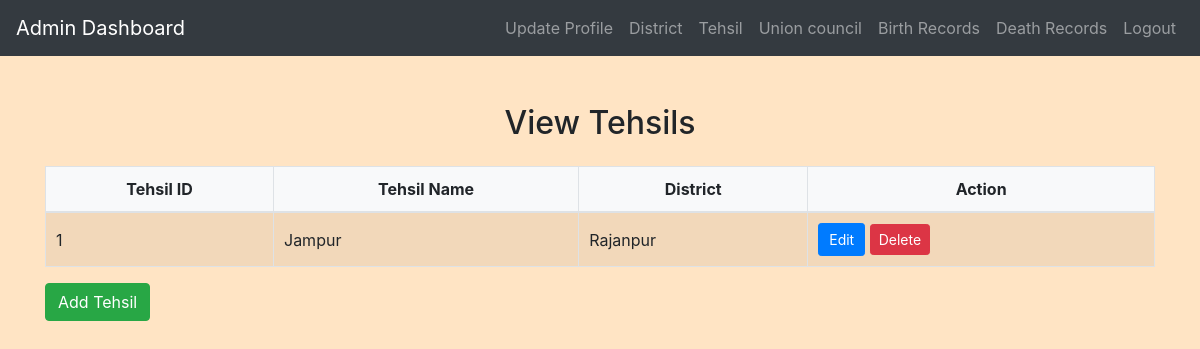
The page /admin/view_tehsils.php (signed in) on the database its author committed.
### tables this page shows
CREATE TABLE `tehsils` (
  `TehsilID` int(11) NOT NULL,
  `TehsilName` varchar(100) NOT NULL,
  `DistrictID` int(11) DEFAULT NULL
);

CREATE TABLE `districts` (
  `DistrictID` int(11) NOT NULL,
  `DistrictName` varchar(100) NOT NULL
);

### admin/view_tehsils.php (the view, shortened to what this page needs)
<?php
include('config.php');
$sql = "SELECT t.*, d.DistrictName FROM Tehsils t INNER JOIN Districts d ON t.DistrictID = d.DistrictID";
$result = mysqli_query($conn, $sql);
?>
<!DOCTYPE html>
<html lang="en">
<head>
    <link rel="stylesheet" href="https://maxcdn.bootstrapcdn.com/bootstrap/4.5.2/css/bootstrap.min.css">
    <link rel="stylesheet" href="../css/style.css">
</head>
<body>
<?php include('admin_navbar.php'); ?>
<div class="container mt-5">
    <h2 class="mb-4">View Tehsils</h2>
    <table class="table table-striped">
        <thead>
            <tr>
                <th>Tehsil ID</th>
                <th>Tehsil Name</th>
                <th>District</th>
                <th>Action</th>
            </tr>
        </thead>
        <tbody>
            <?php
            if (mysqli_num_rows($result) > 0) {
                while ($row = mysqli_fetch_assoc($result)) {
                    echo "<tr>";
                    echo "<td>" . $row['TehsilID'] . "</td>";
                    echo "<td>" . $row['TehsilName'] . "</td>";
                    echo "<td>" . $row['DistrictName'] . "</td>";
                    echo "<td>
                            <a href='edit_tehsil.php?TehsilID=" . $row['TehsilID'] . "' class='btn btn-primary btn-sm'>Edit</a>
                            <a href='?TehsilID=" . $row['TehsilID'] . "' class='btn btn-danger btn-sm'>Delete</a>
                          </td>";
                    echo "</tr>";
                }
            } else {
                echo "<tr><td colspan='4'>No Tehsils found.</td></tr>";
            }
            ?>
        </tbody>
    </table>
    <a href="add_tehsil.php" class="btn btn-success">Add Tehsil</a>
</div>
</body>
</html>

### css/style.css (style rules this page uses)
body { background-color: bisque; }
h1, h2, h3, h4 { text-align: center; margin-top: 30px; margin-bottom: 30px; }
.table { width: 100%; border-collapse: collapse; margin-top: 20px; }
.table th, .table td { padding: 10px; border: 1px solid #dee2e6; }
.table thead th { background-color: #f8f9fa; font-weight: bold; text-align: center; }
.table tbody td { vertical-align: middle; }
.btn-primary { padding: 5px 10px; }

### rows shown on the page
tehsils: TehsilID "1", TehsilName "Jampur", DistrictID.DistrictName "Rajanpur"
